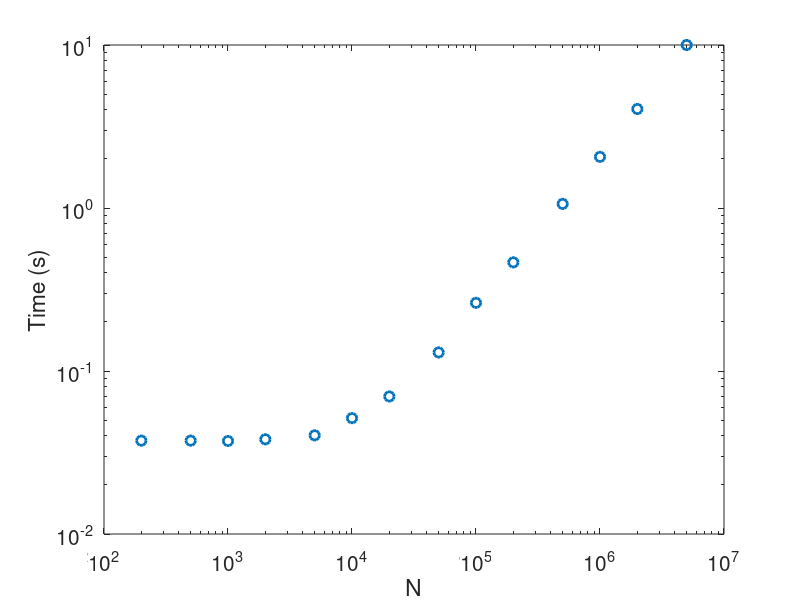
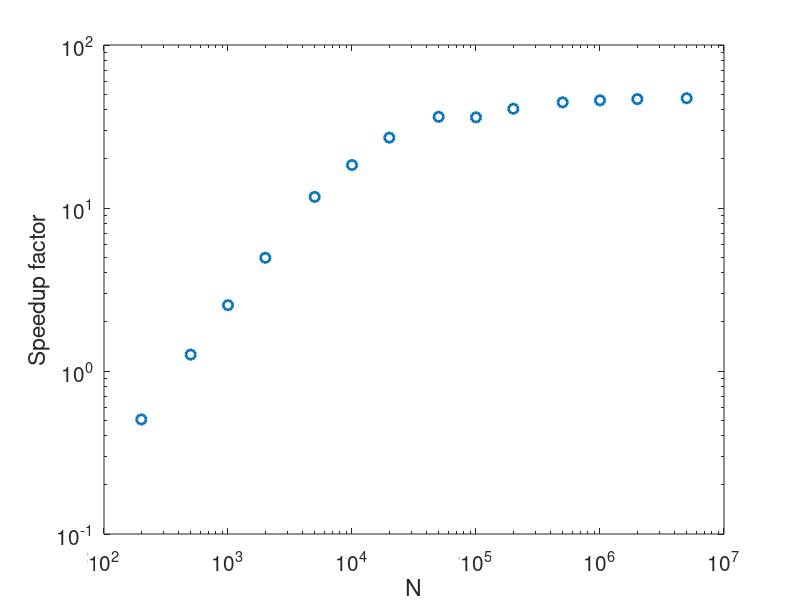

These figures' MATLAB source, in order:
clear; close all;
N=[0.2, 0.5,1,2,5,10,20,50,100,200,500,1000,2000,5000]*1000;
T=[0.0374, 0.0374, 0.0372,0.0381,0.0403,0.0514,0.0698,0.130,0.262,0.464,1.06,2.06,4.05,10.0];
speed_gpu=10000*N./T;
speed_cpu=10^6*1000/9.43;
ratio=speed_gpu/speed_cpu;

figure;
loglog(N,T,'o','linewidth',2,'markersize',7);
xlabel('N','fontsize',15);
ylabel('Time (s)','fontsize',15);
xlim([10^2,10^7]);
set(gca,'fontsize',15,'xtick',10.^(2:7));

figure;
loglog(N,ratio,'o','linewidth',2,'markersize',7);
xlabel('N','fontsize',15);
ylabel('Speedup factor','fontsize',15);
xlim([10^2,10^7]);
set(gca,'fontsize',15,'xtick',10.^(2:7));